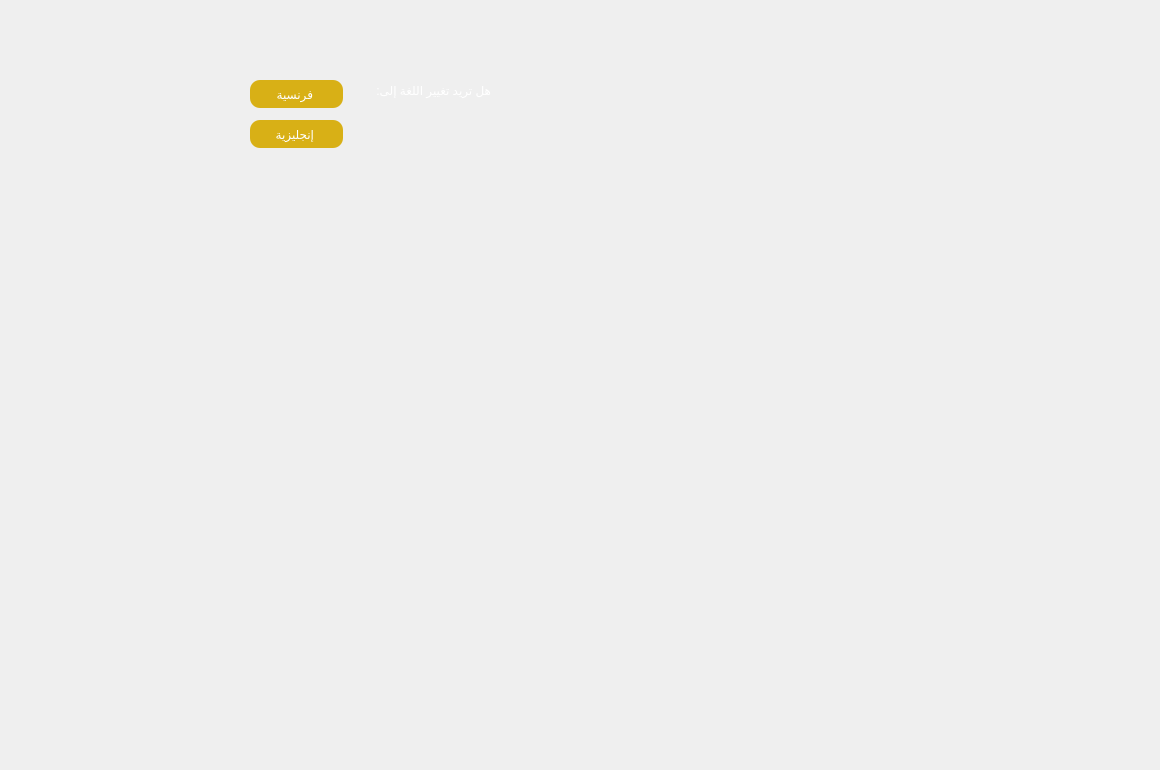
          <widget class="QWidget" name="tab_9">
           <attribute name="title">
            <string>الإستقبال </string>
           </attribute>
           <widget class="QPushButton" name="pushButton_13">
            <property name="geometry">
             <rect>
              <x>250</x>
              <y>80</y>
              <width>93</width>
              <height>28</height>
             </rect>
            </property>
            <property name="styleSheet">
             <string notr="true">color: rgb(255, 255, 255);
background-color:  QLinearGradient(x1: 0, y1: 0, x2: 0, y2: 1, stop: 0#D8B016, stop: 1 #D8B016);
 border-radius: 10;</string>
            </property>
            <property name="text">
             <string>فرنسية </string>
            </property>
           </widget>
           <widget class="QLabel" name="label_41">
            <property name="geometry">
             <rect>
              <x>360</x>
              <y>80</y>
              <width>131</width>
              <height>20</height>
             </rect>
            </property>
            <property name="styleSheet">
             <string notr="true">color: rgb(255, 255, 255);

</string>
            </property>
            <property name="text">
             <string>هل تريد تغيير اللغة إلى:</string>
            </property>
           </widget>
           <widget class="QPushButton" name="pushButton_14">
            <property name="geometry">
             <rect>
              <x>250</x>
              <y>120</y>
              <width>93</width>
              <height>28</height>
             </rect>
            </property>
            <property name="styleSheet">
             <string notr="true">color: rgb(255, 255, 255);
background-color:  QLinearGradient(x1: 0, y1: 0, x2: 0, y2: 1, stop: 0#D8B016, stop: 1 #D8B016);
 border-radius: 10;</string>
            </property>
            <property name="text">
             <string>إنجليزية </string>
            </property>
           </widget>
           <widget class="QLabel" name="graph_34">
            <property name="geometry">
             <rect>
              <x>0</x>
              <y>0</y>
              <width>1151</width>
              <height>761</height>
             </rect>
            </property>
            <property name="text">
             <string/>
            </property>
            <property name="pixmap">
             <pixmap>../../../Downloads/Untitled-1 copy.png</pixmap>
            </property>
           </widget>
           <zorder>graph_34</zorder>
           <zorder>pushButton_13</zorder>
           <zorder>label_41</zorder>
           <zorder>pushButton_14</zorder>
          </widget>
